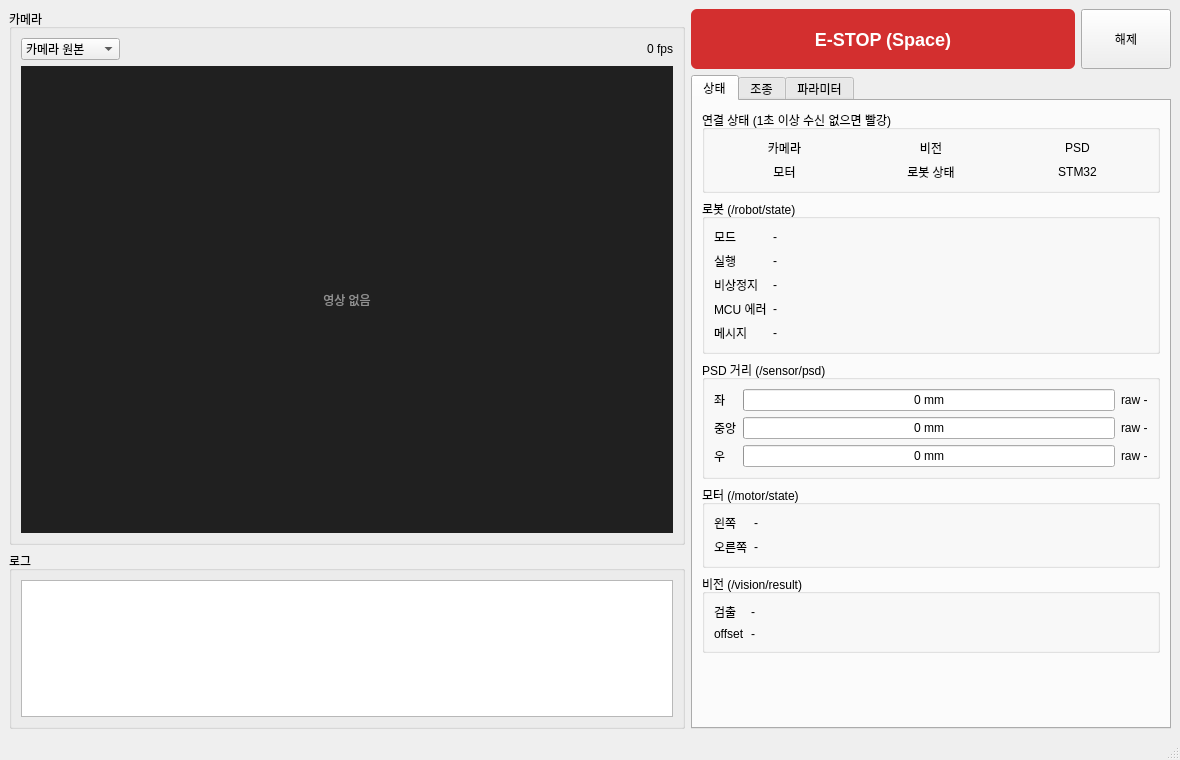
<?xml version="1.0" encoding="UTF-8"?>
<ui version="4.0">
 <class>MainWindowDesign</class>
 <widget class="QMainWindow" name="MainWindowDesign">
  <property name="geometry">
   <rect>
    <x>0</x>
    <y>0</y>
    <width>1180</width>
    <height>760</height>
   </rect>
  </property>
  <property name="windowTitle">
   <string>Robit TurtleBot GUI</string>
  </property>
  <widget class="QWidget" name="centralwidget">
   <layout class="QHBoxLayout" name="horizontalLayout_main">
    <item>
     <layout class="QVBoxLayout" name="verticalLayout_left" stretch="3,1">
      <item>
       <widget class="QGroupBox" name="groupBox_camera">
        <property name="title">
         <string>카메라</string>
        </property>
        <layout class="QVBoxLayout" name="verticalLayout_camera" stretch="0,1">
         <item>
          <layout class="QHBoxLayout" name="horizontalLayout_camera_top">
           <item>
            <widget class="QComboBox" name="comboBox_image_source">
             <item>
              <property name="text">
               <string>카메라 원본</string>
              </property>
             </item>
             <item>
              <property name="text">
               <string>영상처리 결과</string>
              </property>
             </item>
            </widget>
           </item>
           <item>
            <spacer name="horizontalSpacer_camera">
             <property name="orientation">
              <enum>Qt::Horizontal</enum>
             </property>
             <property name="sizeHint" stdset="0">
              <size>
               <width>40</width>
               <height>20</height>
              </size>
             </property>
            </spacer>
           </item>
           <item>
            <widget class="QLabel" name="label_fps">
             <property name="text">
              <string>0 fps</string>
             </property>
            </widget>
           </item>
          </layout>
         </item>
         <item>
          <widget class="QLabel" name="label_image">
           <property name="sizePolicy">
            <sizepolicy hsizetype="Ignored" vsizetype="Ignored">
             <horstretch>0</horstretch>
             <verstretch>0</verstretch>
            </sizepolicy>
           </property>
           <property name="minimumSize">
            <size>
             <width>480</width>
             <height>360</height>
            </size>
           </property>
           <property name="styleSheet">
            <string>background-color: #202020; color: #909090;</string>
           </property>
           <property name="text">
            <string>영상 없음</string>
           </property>
           <property name="alignment">
            <set>Qt::AlignCenter</set>
           </property>
          </widget>
         </item>
        </layout>
       </widget>
      </item>
      <item>
       <widget class="QGroupBox" name="groupBox_log">
        <property name="title">
         <string>로그</string>
        </property>
        <layout class="QVBoxLayout" name="verticalLayout_log">
         <item>
          <widget class="QPlainTextEdit" name="plainTextEdit_log">
           <property name="readOnly">
            <bool>true</bool>
           </property>
          </widget>
         </item>
        </layout>
       </widget>
      </item>
     </layout>
    </item>
    <item>
     <layout class="QVBoxLayout" name="verticalLayout_right">
      <item>
       <layout class="QHBoxLayout" name="horizontalLayout_estop">
        <item>
         <widget class="QPushButton" name="pushButton_estop">
          <property name="minimumSize">
           <size>
            <width>0</width>
            <height>60</height>
           </size>
          </property>
          <property name="focusPolicy">
           <enum>Qt::NoFocus</enum>
          </property>
          <property name="styleSheet">
           <string>QPushButton { background-color: #d32f2f; color: white; font-size: 18px; font-weight: bold; border-radius: 6px; }
QPushButton:pressed { background-color: #9a0007; }</string>
          </property>
          <property name="text">
           <string>E-STOP (Space)</string>
          </property>
         </widget>
        </item>
        <item>
         <widget class="QPushButton" name="pushButton_estop_release">
          <property name="minimumSize">
           <size>
            <width>0</width>
            <height>60</height>
           </size>
          </property>
          <property name="maximumSize">
           <size>
            <width>90</width>
            <height>16777215</height>
           </size>
          </property>
          <property name="focusPolicy">
           <enum>Qt::NoFocus</enum>
          </property>
          <property name="text">
           <string>해제</string>
          </property>
         </widget>
        </item>
       </layout>
      </item>
      <item>
       <widget class="QTabWidget" name="tabWidget">
        <property name="minimumSize">
         <size>
          <width>420</width>
          <height>0</height>
         </size>
        </property>
        <property name="maximumSize">
         <size>
          <width>480</width>
          <height>16777215</height>
         </size>
        </property>
        <property name="focusPolicy">
         <enum>Qt::NoFocus</enum>
        </property>
        <property name="currentIndex">
         <number>0</number>
        </property>
        <widget class="QWidget" name="tab_status">
         <attribute name="title">
          <string>상태</string>
         </attribute>
         <layout class="QVBoxLayout" name="verticalLayout_status">
          <item>
           <widget class="QGroupBox" name="groupBox_conn">
            <property name="title">
             <string>연결 상태 (1초 이상 수신 없으면 빨강)</string>
            </property>
            <layout class="QGridLayout" name="gridLayout_conn">
             <item row="0" column="0">
              <widget class="QLabel" name="label_lamp_camera">
               <property name="text">
                <string>카메라</string>
               </property>
               <property name="alignment">
                <set>Qt::AlignCenter</set>
               </property>
              </widget>
             </item>
             <item row="0" column="1">
              <widget class="QLabel" name="label_lamp_vision">
               <property name="text">
                <string>비전</string>
               </property>
               <property name="alignment">
                <set>Qt::AlignCenter</set>
               </property>
              </widget>
             </item>
             <item row="0" column="2">
              <widget class="QLabel" name="label_lamp_psd">
               <property name="text">
                <string>PSD</string>
               </property>
               <property name="alignment">
                <set>Qt::AlignCenter</set>
               </property>
              </widget>
             </item>
             <item row="1" column="0">
              <widget class="QLabel" name="label_lamp_motor">
               <property name="text">
                <string>모터</string>
               </property>
               <property name="alignment">
                <set>Qt::AlignCenter</set>
               </property>
              </widget>
             </item>
             <item row="1" column="1">
              <widget class="QLabel" name="label_lamp_robot">
               <property name="text">
                <string>로봇 상태</string>
               </property>
               <property name="alignment">
                <set>Qt::AlignCenter</set>
               </property>
              </widget>
             </item>
             <item row="1" column="2">
              <widget class="QLabel" name="label_lamp_stm32">
               <property name="text">
                <string>STM32</string>
               </property>
               <property name="alignment">
                <set>Qt::AlignCenter</set>
               </property>
              </widget>
             </item>
            </layout>
           </widget>
          </item>
          <item>
           <widget class="QGroupBox" name="groupBox_robot">
            <property name="title">
             <string>로봇 (/robot/state)</string>
            </property>
            <layout class="QFormLayout" name="formLayout_robot">
             <item row="0" column="0">
              <widget class="QLabel" name="label_mode_title">
               <property name="text">
                <string>모드</string>
               </property>
              </widget>
             </item>
             <item row="0" column="1">
              <widget class="QLabel" name="label_mode">
               <property name="text">
                <string>-</string>
               </property>
              </widget>
             </item>
             <item row="1" column="0">
              <widget class="QLabel" name="label_running_title">
               <property name="text">
                <string>실행</string>
               </property>
              </widget>
             </item>
             <item row="1" column="1">
              <widget class="QLabel" name="label_running">
               <property name="text">
                <string>-</string>
               </property>
              </widget>
             </item>
             <item row="2" column="0">
              <widget class="QLabel" name="label_estop_title">
               <property name="text">
                <string>비상정지</string>
               </property>
              </widget>
             </item>
             <item row="2" column="1">
              <widget class="QLabel" name="label_estop">
               <property name="text">
                <string>-</string>
               </property>
              </widget>
             </item>
             <item row="3" column="0">
              <widget class="QLabel" name="label_mcu_error_title">
               <property name="text">
                <string>MCU 에러</string>
               </property>
              </widget>
             </item>
             <item row="3" column="1">
              <widget class="QLabel" name="label_mcu_error">
               <property name="text">
                <string>-</string>
               </property>
              </widget>
             </item>
             <item row="4" column="0">
              <widget class="QLabel" name="label_state_msg_title">
               <property name="text">
                <string>메시지</string>
               </property>
              </widget>
             </item>
             <item row="4" column="1">
              <widget class="QLabel" name="label_state_msg">
               <property name="text">
                <string>-</string>
               </property>
               <property name="wordWrap">
                <bool>true</bool>
               </property>
              </widget>
             </item>
            </layout>
           </widget>
          </item>
          <item>
           <widget class="QGroupBox" name="groupBox_psd">
            <property name="title">
             <string>PSD 거리 (/sensor/psd)</string>
            </property>
            <layout class="QGridLayout" name="gridLayout_psd">
             <item row="0" column="0">
              <widget class="QLabel" name="label_psd_left_title">
               <property name="text">
                <string>좌</string>
               </property>
              </widget>
             </item>
             <item row="0" column="1">
              <widget class="QProgressBar" name="progressBar_psd_left">
               <property name="maximum">
                <number>800</number>
               </property>
               <property name="value">
                <number>0</number>
               </property>
               <property name="format">
                <string>%v mm</string>
               </property>
              </widget>
             </item>
             <item row="0" column="2">
              <widget class="QLabel" name="label_psd_left_raw">
               <property name="text">
                <string>raw -</string>
               </property>
              </widget>
             </item>
             <item row="1" column="0">
              <widget class="QLabel" name="label_psd_center_title">
               <property name="text">
                <string>중앙</string>
               </property>
              </widget>
             </item>
             <item row="1" column="1">
              <widget class="QProgressBar" name="progressBar_psd_center">
               <property name="maximum">
                <number>800</number>
               </property>
               <property name="value">
                <number>0</number>
               </property>
               <property name="format">
                <string>%v mm</string>
               </property>
              </widget>
             </item>
             <item row="1" column="2">
              <widget class="QLabel" name="label_psd_center_raw">
               <property name="text">
                <string>raw -</string>
               </property>
              </widget>
             </item>
             <item row="2" column="0">
              <widget class="QLabel" name="label_psd_right_title">
               <property name="text">
                <string>우</string>
               </property>
              </widget>
             </item>
             <item row="2" column="1">
              <widget class="QProgressBar" name="progressBar_psd_right">
               <property name="maximum">
                <number>800</number>
               </property>
               <property name="value">
                <number>0</number>
               </property>
               <property name="format">
                <string>%v mm</string>
               </property>
              </widget>
             </item>
             <item row="2" column="2">
              <widget class="QLabel" name="label_psd_right_raw">
               <property name="text">
                <string>raw -</string>
               </property>
              </widget>
             </item>
            </layout>
           </widget>
          </item>
          <item>
           <widget class="QGroupBox" name="groupBox_motor">
            <property name="title">
             <string>모터 (/motor/state)</string>
            </property>
            <layout class="QFormLayout" name="formLayout_motor">
             <item row="0" column="0">
              <widget class="QLabel" name="label_motor_left_title">
               <property name="text">
                <string>왼쪽</string>
               </property>
              </widget>
             </item>
             <item row="0" column="1">
              <widget class="QLabel" name="label_motor_left">
               <property name="text">
                <string>-</string>
               </property>
              </widget>
             </item>
             <item row="1" column="0">
              <widget class="QLabel" name="label_motor_right_title">
               <property name="text">
                <string>오른쪽</string>
               </property>
              </widget>
             </item>
             <item row="1" column="1">
              <widget class="QLabel" name="label_motor_right">
               <property name="text">
                <string>-</string>
               </property>
              </widget>
             </item>
            </layout>
           </widget>
          </item>
          <item>
           <widget class="QGroupBox" name="groupBox_vision">
            <property name="title">
             <string>비전 (/vision/result)</string>
            </property>
            <layout class="QFormLayout" name="formLayout_vision">
             <item row="0" column="0">
              <widget class="QLabel" name="label_vision_detected_title">
               <property name="text">
                <string>검출</string>
               </property>
              </widget>
             </item>
             <item row="0" column="1">
              <widget class="QLabel" name="label_vision_detected">
               <property name="text">
                <string>-</string>
               </property>
              </widget>
             </item>
             <item row="1" column="0">
              <widget class="QLabel" name="label_vision_offset_title">
               <property name="text">
                <string>offset</string>
               </property>
              </widget>
             </item>
             <item row="1" column="1">
              <widget class="QLabel" name="label_vision_offset">
               <property name="text">
                <string>-</string>
               </property>
              </widget>
             </item>
            </layout>
           </widget>
          </item>
          <item>
           <spacer name="verticalSpacer_status">
            <property name="orientation">
             <enum>Qt::Vertical</enum>
            </property>
            <property name="sizeHint" stdset="0">
             <size>
              <width>20</width>
              <height>0</height>
             </size>
            </property>
           </spacer>
          </item>
         </layout>
        </widget>
        <widget class="QWidget" name="tab_drive">
         <attribute name="title">
          <string>조종</string>
         </attribute>
         <layout class="QVBoxLayout" name="verticalLayout_drive">
          <item>
           <widget class="QGroupBox" name="groupBox_run">
            <property name="title">
             <string>실행 (/robot/run)</string>
            </property>
            <layout class="QHBoxLayout" name="horizontalLayout_run">
             <item>
              <widget class="QPushButton" name="pushButton_start">
               <property name="minimumSize">
                <size>
                 <width>0</width>
                 <height>40</height>
                </size>
               </property>
               <property name="focusPolicy">
                <enum>Qt::NoFocus</enum>
               </property>
               <property name="text">
                <string>Start</string>
               </property>
              </widget>
             </item>
             <item>
              <widget class="QPushButton" name="pushButton_stop">
               <property name="minimumSize">
                <size>
                 <width>0</width>
                 <height>40</height>
                </size>
               </property>
               <property name="focusPolicy">
                <enum>Qt::NoFocus</enum>
               </property>
               <property name="text">
                <string>Stop</string>
               </property>
              </widget>
             </item>
            </layout>
           </widget>
          </item>
          <item>
           <widget class="QGroupBox" name="groupBox_mode">
            <property name="title">
             <string>모드 (/robot/set_mode)</string>
            </property>
            <layout class="QHBoxLayout" name="horizontalLayout_mode">
             <item>
              <widget class="QRadioButton" name="radioButton_manual">
               <property name="focusPolicy">
                <enum>Qt::NoFocus</enum>
               </property>
               <property name="text">
                <string>수동 (Manual)</string>
               </property>
              </widget>
             </item>
             <item>
              <widget class="QRadioButton" name="radioButton_auto">
               <property name="focusPolicy">
                <enum>Qt::NoFocus</enum>
               </property>
               <property name="text">
                <string>자율 (Auto)</string>
               </property>
              </widget>
             </item>
            </layout>
           </widget>
          </item>
          <item>
           <widget class="QGroupBox" name="groupBox_manual">
            <property name="title">
             <string>수동 주행 (/cmd_vel_manual)</string>
            </property>
            <layout class="QVBoxLayout" name="verticalLayout_manual">
             <item>
              <layout class="QGridLayout" name="gridLayout_wasd">
               <item row="0" column="1">
                <widget class="QPushButton" name="pushButton_w">
                 <property name="minimumSize">
                  <size>
                   <width>80</width>
                   <height>55</height>
                  </size>
                 </property>
                 <property name="focusPolicy">
                  <enum>Qt::NoFocus</enum>
                 </property>
                 <property name="text">
                  <string>W
전진</string>
                 </property>
                </widget>
               </item>
               <item row="1" column="0">
                <widget class="QPushButton" name="pushButton_a">
                 <property name="minimumSize">
                  <size>
                   <width>80</width>
                   <height>55</height>
                  </size>
                 </property>
                 <property name="focusPolicy">
                  <enum>Qt::NoFocus</enum>
                 </property>
                 <property name="text">
                  <string>A
좌회전</string>
                 </property>
                </widget>
               </item>
               <item row="1" column="1">
                <widget class="QPushButton" name="pushButton_s">
                 <property name="minimumSize">
                  <size>
                   <width>80</width>
                   <height>55</height>
                  </size>
                 </property>
                 <property name="focusPolicy">
                  <enum>Qt::NoFocus</enum>
                 </property>
                 <property name="text">
                  <string>S
후진</string>
                 </property>
                </widget>
               </item>
               <item row="1" column="2">
                <widget class="QPushButton" name="pushButton_d">
                 <property name="minimumSize">
                  <size>
                   <width>80</width>
                   <height>55</height>
                  </size>
                 </property>
                 <property name="focusPolicy">
                  <enum>Qt::NoFocus</enum>
                 </property>
                 <property name="text">
                  <string>D
우회전</string>
                 </property>
                </widget>
               </item>
              </layout>
             </item>
             <item>
              <layout class="QFormLayout" name="formLayout_speed">
               <item row="0" column="0">
                <widget class="QLabel" name="label_linear_title">
                 <property name="text">
                  <string>직진 속도</string>
                 </property>
                </widget>
               </item>
               <item row="0" column="1">
                <layout class="QHBoxLayout" name="horizontalLayout_linear">
                 <item>
                  <widget class="QSlider" name="horizontalSlider_linear">
                   <property name="focusPolicy">
                    <enum>Qt::NoFocus</enum>
                   </property>
                   <property name="maximum">
                    <number>30</number>
                   </property>
                   <property name="value">
                    <number>10</number>
                   </property>
                   <property name="orientation">
                    <enum>Qt::Horizontal</enum>
                   </property>
                  </widget>
                 </item>
                 <item>
                  <widget class="QLabel" name="label_linear">
                   <property name="minimumSize">
                    <size>
                     <width>80</width>
                     <height>0</height>
                    </size>
                   </property>
                   <property name="text">
                    <string>0.10 m/s</string>
                   </property>
                  </widget>
                 </item>
                </layout>
               </item>
               <item row="1" column="0">
                <widget class="QLabel" name="label_angular_title">
                 <property name="text">
                  <string>회전 속도</string>
                 </property>
                </widget>
               </item>
               <item row="1" column="1">
                <layout class="QHBoxLayout" name="horizontalLayout_angular">
                 <item>
                  <widget class="QSlider" name="horizontalSlider_angular">
                   <property name="focusPolicy">
                    <enum>Qt::NoFocus</enum>
                   </property>
                   <property name="maximum">
                    <number>30</number>
                   </property>
                   <property name="value">
                    <number>10</number>
                   </property>
                   <property name="orientation">
                    <enum>Qt::Horizontal</enum>
                   </property>
                  </widget>
                 </item>
                 <item>
                  <widget class="QLabel" name="label_angular">
                   <property name="minimumSize">
                    <size>
                     <width>80</width>
                     <height>0</height>
                    </size>
                   </property>
                   <property name="text">
                    <string>1.0 rad/s</string>
                   </property>
                  </widget>
                 </item>
                </layout>
               </item>
              </layout>
             </item>
             <item>
              <widget class="QLabel" name="label_cmd">
               <property name="text">
                <string>명령: 정지</string>
               </property>
              </widget>
             </item>
            </layout>
           </widget>
          </item>
          <item>
           <widget class="QLabel" name="label_key_hint">
            <property name="text">
             <string>키보드: W/A/S/D 주행, Space 비상정지 (파라미터 탭에서는 꺼짐)
수동 명령은 수동 모드일 때만 control_node가 사용합니다.</string>
            </property>
            <property name="wordWrap">
             <bool>true</bool>
            </property>
           </widget>
          </item>
          <item>
           <spacer name="verticalSpacer_drive">
            <property name="orientation">
             <enum>Qt::Vertical</enum>
            </property>
            <property name="sizeHint" stdset="0">
             <size>
              <width>20</width>
              <height>0</height>
             </size>
            </property>
           </spacer>
          </item>
         </layout>
        </widget>
        <widget class="QWidget" name="tab_param">
         <attribute name="title">
          <string>파라미터</string>
         </attribute>
         <layout class="QVBoxLayout" name="verticalLayout_param">
          <item>
           <layout class="QHBoxLayout" name="horizontalLayout_param_top">
            <item>
             <widget class="QComboBox" name="comboBox_param_node">
              <property name="sizePolicy">
               <sizepolicy hsizetype="Expanding" vsizetype="Fixed">
                <horstretch>0</horstretch>
                <verstretch>0</verstretch>
               </sizepolicy>
              </property>
              <property name="editable">
               <bool>true</bool>
              </property>
             </widget>
            </item>
            <item>
             <widget class="QPushButton" name="pushButton_refresh_nodes">
              <property name="text">
               <string>노드 찾기</string>
              </property>
             </widget>
            </item>
            <item>
             <widget class="QPushButton" name="pushButton_load_params">
              <property name="text">
               <string>불러오기</string>
              </property>
             </widget>
            </item>
           </layout>
          </item>
          <item>
           <widget class="QTableWidget" name="tableWidget_params">
            <property name="columnCount">
             <number>3</number>
            </property>
            <column>
             <property name="text">
              <string>이름</string>
             </property>
            </column>
            <column>
             <property name="text">
              <string>타입</string>
             </property>
            </column>
            <column>
             <property name="text">
              <string>값</string>
             </property>
            </column>
           </widget>
          </item>
          <item>
           <layout class="QHBoxLayout" name="horizontalLayout_param_bottom">
            <item>
             <widget class="QLabel" name="label_param_hint">
              <property name="text">
               <string>값을 고치면 노란색, [적용]을 눌러야 반영됩니다.
영구 저장은 config/*.yaml 에 옮겨 적으세요.</string>
              </property>
              <property name="wordWrap">
               <bool>true</bool>
              </property>
             </widget>
            </item>
            <item>
             <widget class="QPushButton" name="pushButton_apply_params">
              <property name="minimumSize">
               <size>
                <width>80</width>
                <height>36</height>
               </size>
              </property>
              <property name="text">
               <string>적용</string>
              </property>
             </widget>
            </item>
           </layout>
          </item>
         </layout>
        </widget>
       </widget>
      </item>
     </layout>
    </item>
   </layout>
  </widget>
  <widget class="QStatusBar" name="statusbar"/>
 </widget>
 <resources/>
 <connections/>
</ui>
